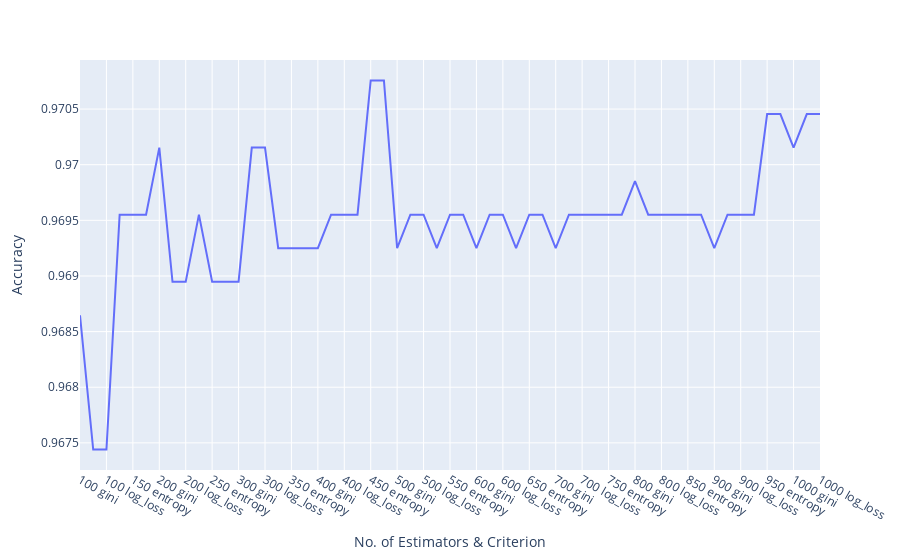

Notebook cell for this chart:
### Markdown cell above
Random forests uses bagging on decision trees, and will be utilized because once again the decision tree was the best performing of the 3 weak learners.

### Code cell
scores = []
criteria = ['gini', 'entropy', 'log_loss']
combinations = []
maxScore = 0
bestEst = 0
bestCri = ''
for i in range(100,1050,50): #no of trees
    for c in criteria: #no of leaf nodes
        rf = RandomForestClassifier(n_estimators=i, criterion=c, n_jobs=-1, random_state=42)
        rf.fit(X_train, y_train)
        y_pred_rf = rf.predict(X_test)
        x = metrics.accuracy_score(y_test, y_pred_rf)
        scores.append(x)
        combinations.append('%d %s' % (i,c))
        if x > maxScore:
            maxScore = x
            bestEst = i
            bestCri = c
fig = px.line(x = combinations, y = scores)
fig.update_layout(xaxis_title = 'No. of Estimators & Criterion', yaxis_title = 'Accuracy')
fig.show()

### Figure 1 — Plotly figure (JSON) as saved in the notebook; plotly's stock layout.template omitted (floating-point values rounded to 4 significant figures)
{"data": [{"hovertemplate": "x=%{x}<br>y=%{y}<extra></extra>", "legendgroup": "", "line": {"color": "#636efa", "dash": "solid"}, "marker": {"symbol": "circle"}, "mode": "lines", "name": "", "orientation": "v", "showlegend": false, "type": "scatter", "x": ["100 gini", "100 entropy", "100 log_loss", "150 gini", "150 entropy", "150 log_loss", "200 gini", "200 entropy", "200 log_loss", "250 gini", "250 entropy", "250 log_loss", "300 gini", "300 entropy", "300 log_loss", "350 gini", "350 entropy", "350 log_loss", "400 gini", "400 entropy", "400 log_loss", "450 gini", "450 entropy", "450 log_loss", "500 gini", "500 entropy", "500 log_loss", "550 gini", "550 entropy", "550 log_loss", "600 gini", "600 entropy", "600 log_loss", "650 gini", "650 entropy", "650 log_loss", "700 gini", "700 entropy", "700 log_loss", "750 gini", "750 entropy", "750 log_loss", "800 gini", "800 entropy", "800 log_loss", "850 gini", "850 entropy", "850 log_loss", "900 gini", "900 entropy", "900 log_loss", "950 gini", "950 entropy", "950 log_loss", "1000 gini", "1000 entropy", "1000 log_loss"], "xaxis": "x", "y": [0.9686, 0.9674, 0.9674, 0.9696, 0.9696, 0.9696, 0.9702, 0.9689, 0.9689, 0.9696, 0.9689, 0.9689, 0.9689, 0.9702, 0.9702, 0.9692, 0.9692, 0.9692, 0.9692, 0.9696, 0.9696, 0.9696, 0.9708, 0.9708, 0.9692, 0.9696, 0.9696, 0.9692, 0.9696, 0.9696, 0.9692, 0.9696, 0.9696, 0.9692, 0.9696, 0.9696, 0.9692, 0.9696, 0.9696, 0.9696, 0.9696, 0.9696, 0.9699, 0.9696, 0.9696, 0.9696, 0.9696, 0.9696, 0.9692, 0.9696, 0.9696, 0.9696, 0.9705, 0.9705, 0.9702, 0.9705, 0.9705], "yaxis": "y"}], "layout": {"legend": {"tracegroupgap": 0}, "margin": {"t": 60}, "xaxis": {"anchor": "y", "domain": [0, 1], "title": {"text": "No. of Estimators & Criterion"}}, "yaxis": {"anchor": "x", "domain": [0, 1], "title": {"text": "Accuracy"}}}}
